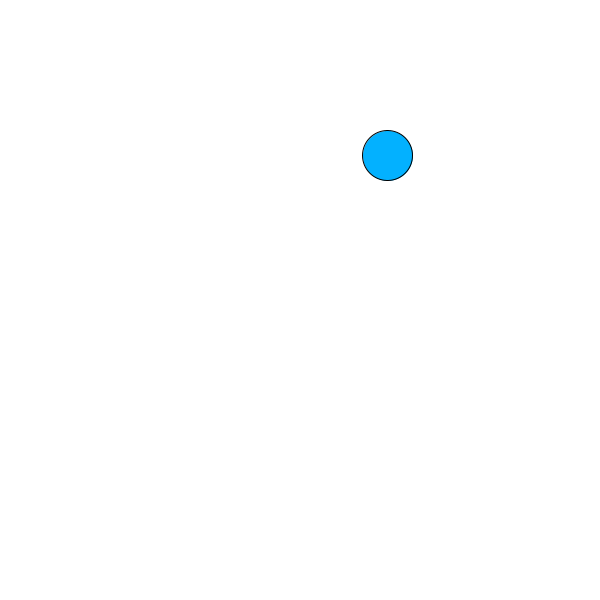
Frame 1 (no input)
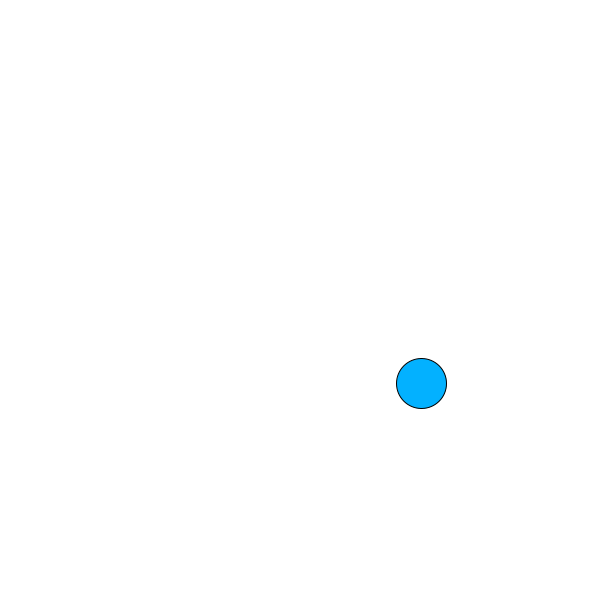
Frame 60 (the mouse pressed at the canvas centre just before this capture)
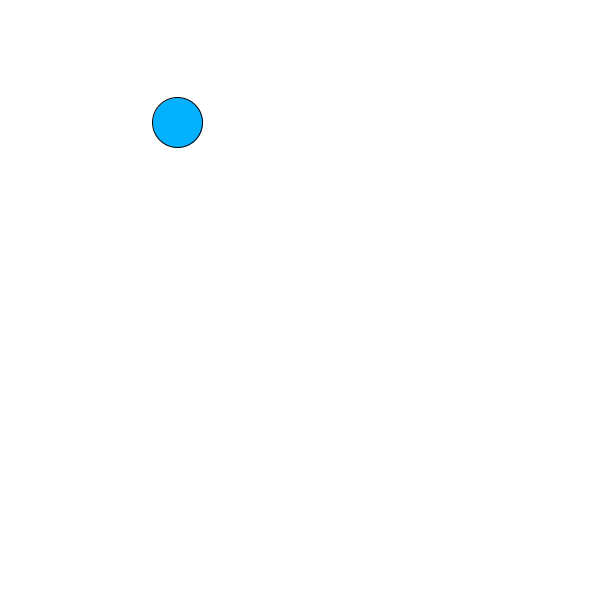
Frame 120 (the mouse held since frame 60 and released just before this capture)

The Processing sketch that drew these frames (run headless with seeded random() and noise(); from frame 60 on, the mouse is pressed at the canvas centre):

// Processing sketch: processing_159119
// ── processing_159119.pde

void setup(){
  size(600,600);
}
void draw(){
  background(255);
  fill(3,177,255);
    ellipse(random(width),random(height),50,50);
} 
